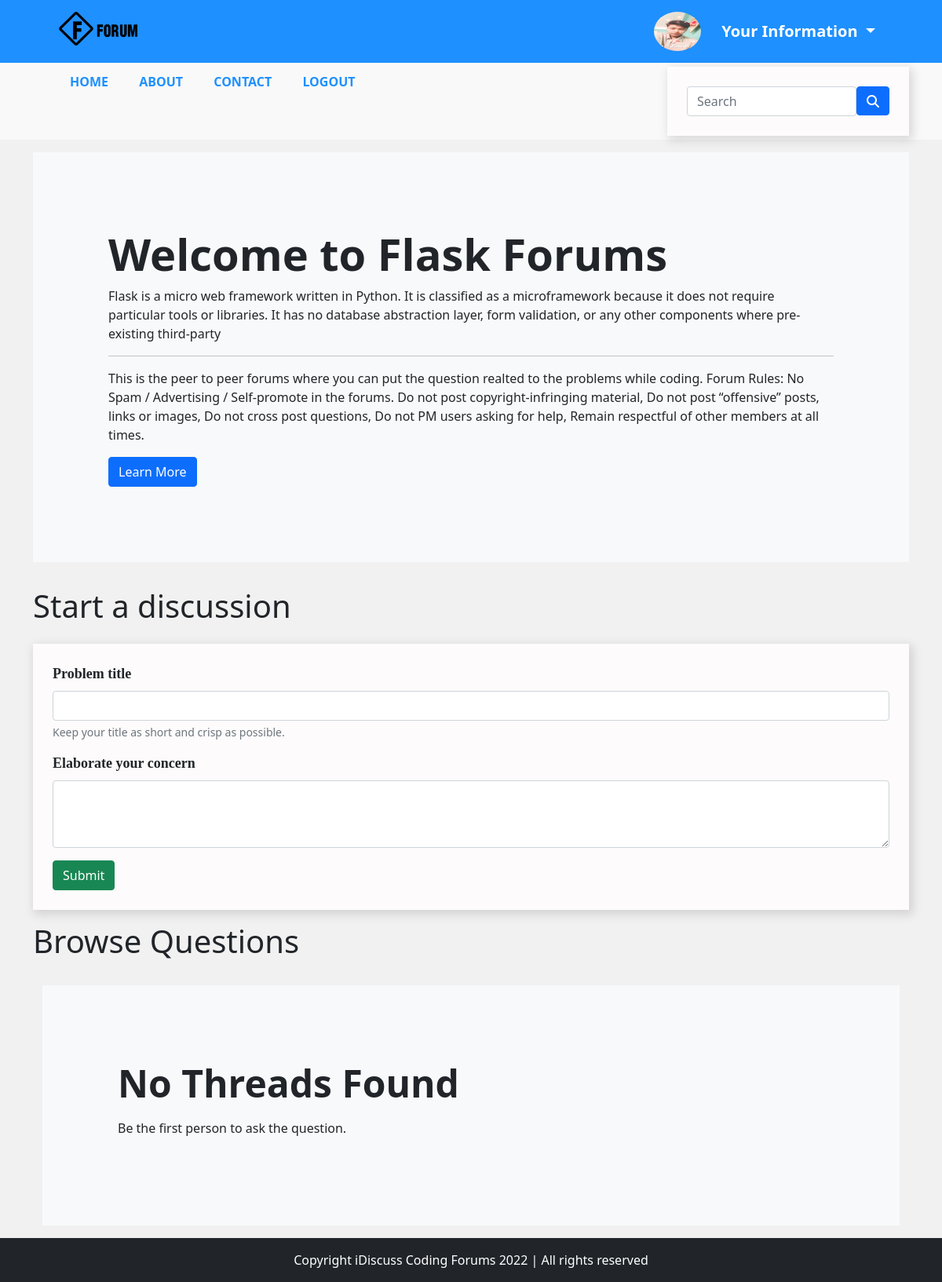
The app's page /threadlist.php?catid=4&loggedin=true (signed in) with its own data.
### tables this page shows
CREATE TABLE `categories` (
  `category_id` int(8) NOT NULL,
  `category_name` varchar(255) NOT NULL,
  `category_description` varchar(255) NOT NULL,
  `category_img` varchar(200) NOT NULL,
  `created` datetime NOT NULL DEFAULT current_timestamp()
);

### threadlist.php (the view, shortened to what this page needs)
<!doctype html>
<html lang="en">
<head>
    <link href="https://cdn.jsdelivr.net/npm/bootstrap@5.1.3/dist/css/bootstrap.min.css" rel="stylesheet">
</head>
<body>
    <?php include 'partials/_dbconnect.php'; ?>
    <?php
    if(isset($_GET['loggedin']) && $_GET['loggedin'] == true){
        include 'partials/_header.php';
    }else{
        include 'partials/_header1.php';
    }
    ?>
    <?php
    $id = $_GET['catid'];
    $sql = 'SELECT * FROM `categories` WHERE category_id=' . $id . '';
    $result = mysqli_query($conn, $sql);
    while ($row = mysqli_fetch_assoc($result)) {
        $catname = $row['category_name'];
        $catdesc = $row['category_description'];
    }
    ?>
    <div class="container my-3">
        <div class="container-fluid bg-light text-dark p-5">
            <div class="container bg-light p-5">
                <h1 class="display-4 fw-bold ">Welcome to <?php echo $catname; ?> Forums</h1>
                <p><?php echo $catdesc; ?></p>
                <hr>
                <p>This is the peer to peer forums where you can put the question realted to the problems while coding.
                    Forum Rules:
                    No Spam / Advertising / Self-promote in the forums.
                    Do not post copyright-infringing material,
                    Do not post “offensive” posts, links or images,
                    Do not cross post questions,
                    Do not PM users asking for help,
                    Remain respectful of other members at all times.
                </p>
                <a href="#" class="btn btn-primary">Learn More</a>
            </div>
        </div>
    </div>
    <?php
    if (isset($_SESSION['loggedin'])  && $_SESSION['loggedin'] == true) {
        echo   ' <div class="container">
    <h1 class="py-3">Start a discussion</h1>
   <form action="' . $_SERVER["REQUEST_URI"] . '" method="POST">
        <div class="mb-3">
            <label for="exampleInputEmail1" class="form-label">Problem title</label>
            <input type="text" class="form-control" id="title" name="title" aria-describedby="title">
            <div id="emailHelp" class="form-text">Keep your title as short and crisp as possible.</div>
        </div>
        <div class="mb-3">
            <label for="exampleFormControlTextarea1" class="form-label">Elaborate your concern</label>
            <textarea class="form-control" id="desc" name="desc" rows="3"></textarea>
            <input type="hidden" name="sno" value="' . $_SESSION["userid"] . '">
        </div>
        <button type="submit" class="btn btn-success">Submit</button>
    </form>
</div>';
    } else {
        echo '
        <div class="container">
        <h1 class="py-3">Start a discussion</h1>
        <p class="lead">You are not logged in. Please login to be able to start a discussion.</p>
    </div>';
    }
    ?>
    <div class="container" id="ques">
        <h1 class="py-3">Browse Questions</h1>
        <?php
        $noResult = true;
        if ($noResult) {
            echo '<div class="container my-3">
            <div class="container-fluid bg-light text-dark p-5">
                <div class="container bg-light p-5">
                    <p class="display-5 fw-bold">No Threads Found</p>
                    <p><?php  echo $catdesc; ?></p>
        <p>Be the first person to ask the question.
        </p>
    </div>
    </div>
    </div>';
        }
?>
    </div>
</body>
</html>
<?php include 'partials/_footer.php'; ?>

### partials/_header.php (shortened to what this page needs)
<!doctype html>
<html lang="en">
<head>
    <link href="https://cdn.jsdelivr.net/npm/bootstrap@5.1.3/dist/css/bootstrap.min.css" rel="stylesheet">
    <link rel="stylesheet" href="style.css">
</head>
<body>
    <div class="header-admin">
        <div class="container">
            <div class="row">
                <div class="col-md-2">
                    <img src="/forum/admin/upload/logo.png" alt="" class="logo">
                </div>
                <div class="offset-md-6 col-md-4">
                    <?php
                    include '_dbconnect.php';
                    $userid = $_SESSION['userid'];
                    $sql1 = "SELECT * FROM adminuser WHERE id = $userid";
                    $result1 = mysqli_query($conn, $sql1);
                    if (mysqli_num_rows($result1)) {
                        $row = mysqli_fetch_assoc($result1);
                    ?>
                        <img src="admin/upload/<?php echo $row['user_image'] ?>" style="height: 50px; width: 60px; border-radius: 50%;" alt="">
                        <div class="dropdown" style="display: inline-block;">
                            <button style="margin-left: 10px; background: none; outline: none; border: none; font-size: 20px; font-weight: bold;" class="btn btn-secondary dropdown-toggle" type="button" id="dropdownMenuButton2" data-bs-toggle="dropdown" aria-expanded="false">
                                Your Information
                            </button>
                        </div>
                    <?php
                    }
                    ?>
                </div>
            </div>
        </div>
    </div>
    <div id="admin-menubar" style="padding: 5px;">
        <div class="container">
            <div class="row">
                <div class="col-md-8">
                    <ul class="admin-menu">
                        <li> <a href="index.php?loggedin=true">Home</a> </li>
                        <li> <a href="about.php?loggedin=true">About</a> </li>
                        <li> <a href="contact.php?loggedin=true">Contact</a> </li>
                        <?php
                        if (isset($_SESSION['loggedin']) && $_SESSION['loggedin'] == "true") {
                            echo '<li> <a href="partials/_logout.php">Logout</a> </li>';
                        }
                        ?>
                    </ul>
                </div>
                <div class="col-md-4">
                <div class="input-group ps-5">
                    <?php
                   echo  '<form  method="GET" action="search.php" style="display: inherit;">
                            <div id="navbar-search" style="height: auto; display: inherit;" class="form-outline">
                                <input name="search" type="search" id="form1" placeholder="Search" class="form-control" />
                            </div>
                            <button type="submit" style="height: 37px;" class="btn btn-primary">
                                <i class="fas fa-search"></i>
                            </button>
                        </div>
                    </form>';
                    ?>
                </div>
            </div>
        </div>
    </div>

### admin/style.css (style rules this page uses)
body { background: #f1f1f1; }
form { background: rgb(253, 251, 251); padding: 25px; box-shadow: 3px 4px 12px 2px rgba(0, 0, 0, 0.13); }
label { font-weight: bold; font-size: 18px; font-family: cascadia code; }

### threadlist.php (style rules this page uses)
#ques { min-height: 400px; }

### partials/_header.php (style rules this page uses)
.header-admin { width: 100%; background: #1e90ff; text-align: center; padding: 15px; }
.logo { display: inline-block; width: 60%; }
#admin-menubar { width: 100%; background: #f9f9f9; }
#admin-menubar .admin-menu { margin-bottom: 0px; }
#admin-menubar li { display: inline-block; margin: 0 5px 0 0; }
#admin-menubar .admin-menu li a { color: #1e90ff; font-size: 16px; font-weight: bold; text-decoration: none; text-transform: uppercase; padding: 7px 15px; display: block; transition: all 0.3s; cursor: pointer; }

### records on screen
categories: category_name "Flask", category_description "Flask is a micro web framework written in Python. It is classified as a microframework because it does not require particular tools or libraries. It has no database abstraction layer, form validation, or any other components where pre-existing third-party"
